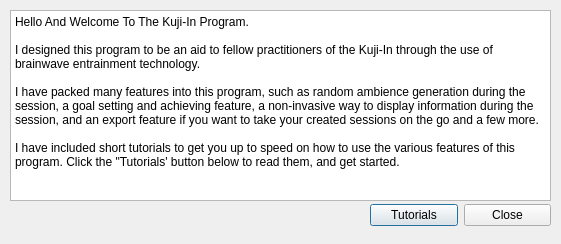
<?xml version="1.0" encoding="UTF-8"?>
<ui version="4.0">
 <class>welcomedialog</class>
 <widget class="QDialog" name="welcomedialog">
  <property name="geometry">
   <rect>
    <x>0</x>
    <y>0</y>
    <width>561</width>
    <height>244</height>
   </rect>
  </property>
  <property name="windowTitle">
   <string>Dialog</string>
  </property>
  <widget class="QTextBrowser" name="welcometextBrowser">
   <property name="geometry">
    <rect>
     <x>10</x>
     <y>10</y>
     <width>541</width>
     <height>191</height>
    </rect>
   </property>
   <property name="html">
    <string>&lt;!DOCTYPE HTML PUBLIC &quot;-//W3C//DTD HTML 4.0//EN&quot; &quot;http://www.w3.org/TR/REC-html40/strict.dtd&quot;&gt;
&lt;html&gt;&lt;head&gt;&lt;meta name=&quot;qrichtext&quot; content=&quot;1&quot; /&gt;&lt;style type=&quot;text/css&quot;&gt;
p, li { white-space: pre-wrap; }
&lt;/style&gt;&lt;/head&gt;&lt;body style=&quot; font-family:'Arial'; font-size:9pt; font-weight:400; font-style:normal;&quot;&gt;
&lt;p style=&quot; margin-top:0px; margin-bottom:0px; margin-left:0px; margin-right:0px; -qt-block-indent:0; text-indent:0px;&quot;&gt;Hello And Welcome To The Kuji-In Program.&lt;/p&gt;
&lt;p style=&quot;-qt-paragraph-type:empty; margin-top:0px; margin-bottom:0px; margin-left:0px; margin-right:0px; -qt-block-indent:0; text-indent:0px;&quot;&gt;&lt;br /&gt;&lt;/p&gt;
&lt;p style=&quot; margin-top:0px; margin-bottom:0px; margin-left:0px; margin-right:0px; -qt-block-indent:0; text-indent:0px;&quot;&gt;I designed this program to be an aid to fellow practitioners of the Kuji-In through the use of brainwave entrainment technology.&lt;/p&gt;
&lt;p style=&quot;-qt-paragraph-type:empty; margin-top:0px; margin-bottom:0px; margin-left:0px; margin-right:0px; -qt-block-indent:0; text-indent:0px;&quot;&gt;&lt;br /&gt;&lt;/p&gt;
&lt;p style=&quot; margin-top:0px; margin-bottom:0px; margin-left:0px; margin-right:0px; -qt-block-indent:0; text-indent:0px;&quot;&gt;I have packed many features into this program, such as random ambience generation during the session, a goal setting and achieving feature, a non-invasive way to display information during the session, and an export feature if you want to take your created sessions on the go and a few more.&lt;/p&gt;
&lt;p style=&quot;-qt-paragraph-type:empty; margin-top:0px; margin-bottom:0px; margin-left:0px; margin-right:0px; -qt-block-indent:0; text-indent:0px;&quot;&gt;&lt;br /&gt;&lt;/p&gt;
&lt;p style=&quot; margin-top:0px; margin-bottom:0px; margin-left:0px; margin-right:0px; -qt-block-indent:0; text-indent:0px;&quot;&gt;I have included short tutorials to get you up to speed on how to use the various features of this program. Click the &amp;quot;Tutorials' button below to read them, and get started.&lt;/p&gt;&lt;/body&gt;&lt;/html&gt;</string>
   </property>
  </widget>
  <widget class="QWidget" name="horizontalLayoutWidget">
   <property name="geometry">
    <rect>
     <x>370</x>
     <y>200</y>
     <width>181</width>
     <height>31</height>
    </rect>
   </property>
   <layout class="QHBoxLayout" name="welcomebuttonLayout">
    <item>
     <widget class="QPushButton" name="welcometutorialsButton">
      <property name="text">
       <string>Tutorials</string>
      </property>
     </widget>
    </item>
    <item>
     <widget class="QPushButton" name="welcomecloseButton">
      <property name="text">
       <string>Close</string>
      </property>
     </widget>
    </item>
   </layout>
  </widget>
 </widget>
 <resources/>
 <connections/>
</ui>
